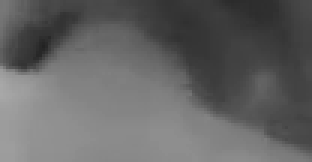
#> input picture frame 31 of RANSAC Eye/test4.mp4, 104 x 54 px (shown 3 times larger)
$ python RansacAHA.py   (older library calls are emulated)
#> lines starting #> are read from the running program, lines starting #| are printed output that depends on the picture; after the words box and inside, x2 and y2 are one past the last pixel; in counts of white or black regions, pixels touching at a corner belong together
import cv2
import numpy as np
# [86 lines left out: functions fit_rotated_ellipse_ransac, fit_rotated_ellipse, not called in this run]

cap = cv2.VideoCapture("test4.mp4")  # change this to the video you want to test
if cap.isOpened() == False:
    print("Error opening video stream or file")


Start = True
avg = 0
while cap.isOpened():
    ret, img = cap.read()
#> img is the input picture: shape (54, 104, 3); min 34, max 168, mean 100.5
    if ret == True:
        newImage2 = img.copy()
        img = cv2.GaussianBlur(img, (5,5), 0)
        kernel = cv2.getStructuringElement(cv2.MORPH_ELLIPSE, (3, 3))
        image_gray = cv2.cvtColor(img, cv2.COLOR_BGR2GRAY)
        image_gray = image_gray[0:img.shape[0]-10, :]
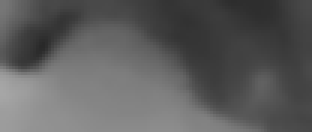
#> image_gray: shape (44, 104) (shown 3 times larger); min 41, max 166, mean 92.8
        # this will need to be adjusted everytime hardware is changed (brightness of IR, Camera postion, etc)m
        min_val, max_val, min_loc, max_loc = cv2.minMaxLoc(image_gray)
#> min_val = 41; max_val = 166; min_loc = (14, 14); max_loc = (0, 29)
        #crop 15% sqare around min_loc
        image_gray = image_gray[max_loc[1]-int(0.5*max_loc[1]):max_loc[1]+int(0.5*max_loc[1]), max_loc[0]-int(0.5*max_loc[0]):max_loc[0]+int(0.5*max_loc[0])]
#> image_gray = empty array
        thresh_add = 10
        threshold_value = min_val + thresh_add
#> threshold_value = 51
        ret, thresh = cv2.threshold(
            image_gray, threshold_value, 255, cv2.THRESH_BINARY
        )
#> ret = 51
        try:
            opening = cv2.morphologyEx(thresh, cv2.MORPH_OPEN, kernel)
            closing = cv2.morphologyEx(opening, cv2.MORPH_CLOSE, kernel)
            image = 255 - closing
        except:
            image = 255-image_gray
#> image = empty array
        contours, hierarchy = cv2.findContours(
            image, cv2.RETR_TREE, cv2.CHAIN_APPROX_NONE
        )
#> contours = []
        hull = []
        for i in range(len(contours)):
            hull.append(cv2.convexHull(contours[i], False))
#> this loop made 0 passes
#> after the loop, hull = []
        try:
            cv2.drawContours(img, contours, -1, (255, 0, 0), 1)
            cnt = sorted(hull, key=cv2.contourArea)
#> cnt = []
            maxcnt = cnt[-1]
            ellipse = cv2.fitEllipse(maxcnt)
            cx, cy, w, h, theta = fit_rotated_ellipse_ransac(maxcnt.reshape(-1, 2))
            #print(cx, cy)
            cv2.circle(newImage2, (int(cx), int(cy)), 2, (0, 0, 255), -1)
            #cx1, cy1, w1, h1, theta1 = fit_rotated_ellipse(maxcnt.reshape(-1, 2))
            cv2.ellipse(
                newImage2,
                (int(cx), int(cy)),
                (int(w), int(h)),
                theta * 180.0 / np.pi,
                0.0,
                360.0,
                (50, 250, 200),
                1,
            )
            #once a pupil is found, crop 100x100 around it

            x1 = int(cx) - 50
            x2 = int(cx) + 50
            y1 = int(cy) - 50
            y2 = int(cy) + 50
            img = newImage2[y1:y2, x1:x2]
        except:
            pass
        cv2.circle(newImage2, min_loc, 2, (0, 0, 255), -1) # the point of the darkest area in the image
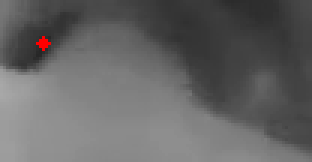
#> newImage2: shape (54, 104, 3) (shown 3 times larger); 0.23% of pixels changed, all inside (x1, y1, x2, y2) = (12, 12, 17, 17)
        cv2.imshow("Ransac", image_gray)
        cv2.imshow("Thresh", thresh)
        #make it into a video

        if cv2.waitKey(1) & 0xFF == ord("q"):
#> (key q is pressed here)
            break
cap.release()
cv2.destroyAllWindows()
